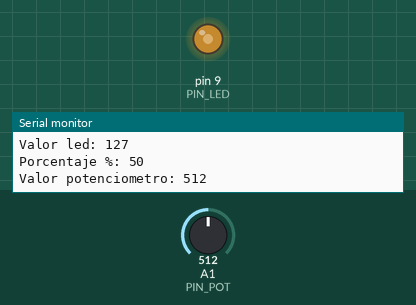
Bench run of a sketch on a simulated Arduino Uno, built with avr-gcc and run on an emulated ATmega328P. Shown: output pins drawn as LEDs (lit = HIGH), the last lines printed to the serial monitor. The test bench sets the inputs (shaded band); at power-on: A1 (PIN_POT) = 512.

Above: at 1.2 s.
1.3 s: A1 (PIN_POT) set to 410
At 1.7 s:
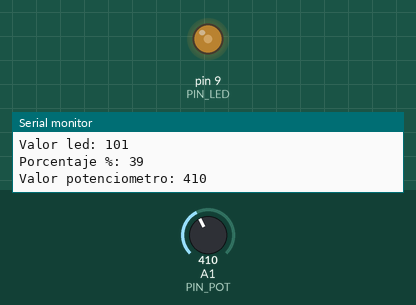
4.3 s: A1 (PIN_POT) set to 388
At 5.0 s:
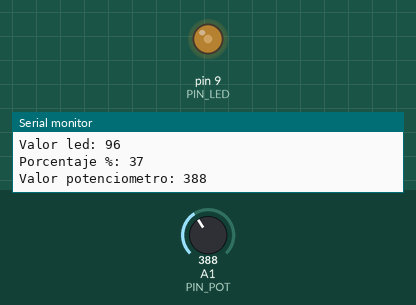
7.3 s: A1 (PIN_POT) set to 716
At 8.5 s:
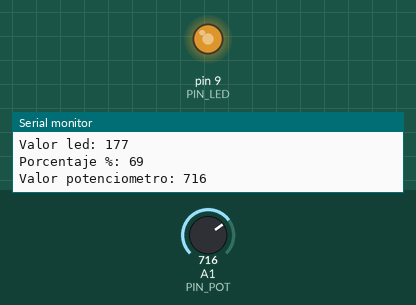
8.8 s: A1 (PIN_POT) set to 122
At 9.8 s:
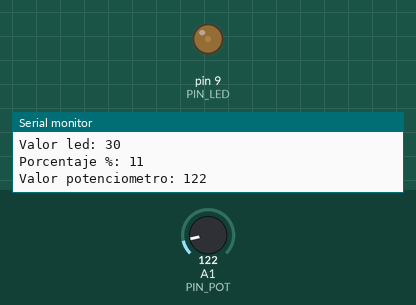
10.3 s: A1 (PIN_POT) set to 100
At 10.9 s:
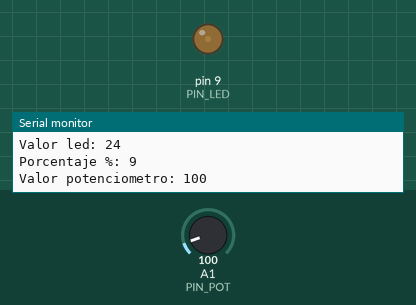
11.8 s: A1 (PIN_POT) set to 0
At 12.4 s:
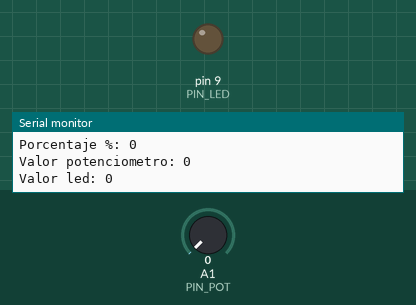
Timing chart, 0 to 14.3 s (numbered marks = the images above; inputs shaded):
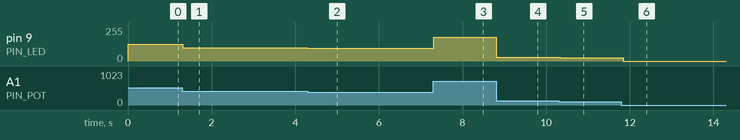

Measured:
- after the input at 1.3 s, pin 9 (PIN_LED): 127/255 → 101/255 at once
- after the input at 4.3 s, pin 9 (PIN_LED): 101/255 → 96/255 at once
- after the input at 7.3 s, pin 9 (PIN_LED): 96/255 → 177/255 at once
- after the input at 8.8 s, pin 9 (PIN_LED): 177/255 → 30/255 at once
- after the input at 10.3 s, pin 9 (PIN_LED): 30/255 → 24/255 at once
- after the input at 11.8 s, pin 9 (PIN_LED): 24/255 → 0/255 after 0.05 s

The sketch:

10_led_potenciometro.ino
```cpp
#define PIN_LED 9
#define PIN_POT A1

int state_pot;
int state_led;
int porcentaje;

void setup() {
  Serial.begin(9600);
  pinMode(PIN_LED, OUTPUT);
}

void loop() {

  //La lectura de la entrada analógica dará como resultado un
  //valor entre 0 y 1023
  state_pot = analogRead(PIN_POT);

  //Para escalar el valor de la variable 'state_pot', cuyo valor
  //mínimo y máximo va de 0 a 1023, a un nuevo rango de valores
  //que va de 0 a 255. Esto debe hacerse dado que las entradas
  //analógicas del Arduino UNO tienen una resolución de 10 bits,
  //y las salidas PWM una resolución de 8 bits.
  state_led = map(state_pot, 0, 1023, 0, 254);
  porcentaje = map(state_led, 0, 254, 0, 100);

  analogWrite(PIN_LED, state_led);

  Serial.print("Valor potenciometro: ");
  Serial.println(state_pot);
  Serial.print("Valor led: ");
  Serial.println(state_led);
  Serial.print("Porcentaje %: ");
  Serial.println(porcentaje);
  //delay(1000);
}
```
